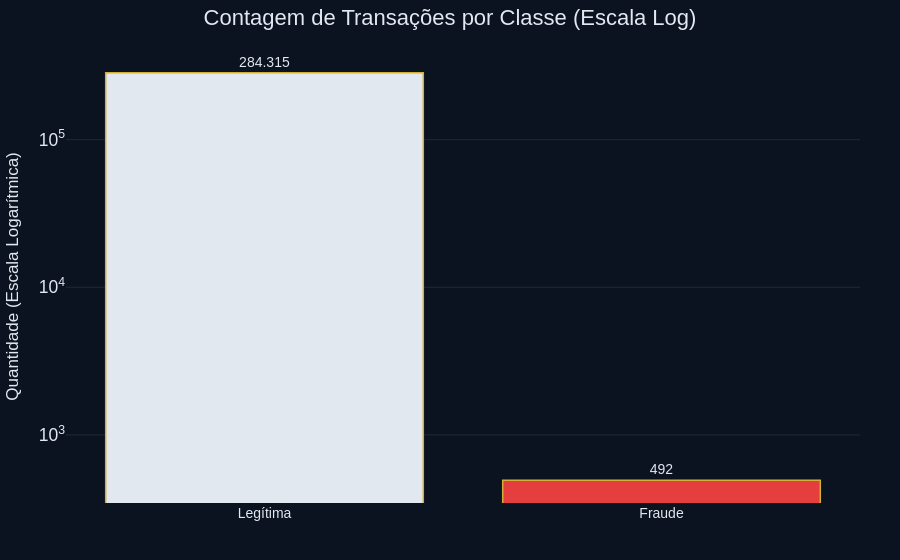

Here is the notebook cell this chart was saved with:
### Code cell
# Gráfico de Barras com contagem em escala logarítmica
fig_bar = px.bar(
    class_counts, 
    x='Class_Name', 
    y='Count', 
    title="Contagem de Transações por Classe (Escala Log)",
    color='Class_Name',
    color_discrete_map={'Legítima': "#E2E8F0", 'Fraude': "#E53E3E"}
)

fig_bar.for_each_trace(
    lambda trace: trace.update(
        marker_line_color="#D4AF37",
        marker_line_width=1.5
    )
)

fig_bar.update_traces(
    textposition="outside",
    texttemplate="%{y:,.0f}",
    hovertemplate="<b>%{x}</b><br>Quantidade: %{y:,.0f} transações<extra></extra>"
)

fig_bar.update_layout(
    separators=",.",
    title=dict(x=0.5, font=dict(size=22, family="Arial", color="#E2E8F0")),
    margin=dict(t=50, b=30, l=60, r=40),
    xaxis_title="",
    yaxis_title="Quantidade (Escala Logarítmica)",
    font=dict(family="Arial", size=14, color="#E2E8F0"),
    plot_bgcolor='#0B1320',
    paper_bgcolor='#0B1320',
    showlegend=False,
    xaxis=dict(showgrid=False, color="#E2E8F0"),
    yaxis=dict(
        type="log",
        dtick=1,
        exponentformat="power",
        showgrid=True, 
        gridcolor="#1E293B", 
        color="#E2E8F0"
    )
)

fig_bar.show()

### Figure 1 — Plotly figure (JSON) as saved in the notebook; plotly's stock layout.template omitted (floating-point values rounded to 4 significant figures)
{"data": [{"hovertemplate": "<b>%{x}</b><br>Quantidade: %{y:,.0f} transações<extra></extra>", "legendgroup": "Legítima", "marker": {"color": "#E2E8F0", "line": {"color": "#D4AF37", "width": 1.5}, "pattern": {"shape": ""}}, "name": "Legítima", "orientation": "v", "showlegend": true, "textposition": "outside", "texttemplate": "%{y:,.0f}", "type": "bar", "x": ["Legítima"], "xaxis": "x", "y": [284315], "yaxis": "y"}, {"hovertemplate": "<b>%{x}</b><br>Quantidade: %{y:,.0f} transações<extra></extra>", "legendgroup": "Fraude", "marker": {"color": "#E53E3E", "line": {"color": "#D4AF37", "width": 1.5}, "pattern": {"shape": ""}}, "name": "Fraude", "orientation": "v", "showlegend": true, "textposition": "outside", "texttemplate": "%{y:,.0f}", "type": "bar", "x": ["Fraude"], "xaxis": "x", "y": [492], "yaxis": "y"}], "layout": {"barmode": "relative", "font": {"color": "#E2E8F0", "family": "Arial", "size": 14}, "legend": {"title": {"text": "Class_Name"}, "tracegroupgap": 0}, "margin": {"b": 30, "l": 60, "r": 40, "t": 50}, "paper_bgcolor": "#0B1320", "plot_bgcolor": "#0B1320", "separators": ",.", "showlegend": false, "title": {"font": {"color": "#E2E8F0", "family": "Arial", "size": 22}, "text": "Contagem de Transações por Classe (Escala Log)", "x": 0.5}, "xaxis": {"anchor": "y", "categoryarray": ["Legítima", "Fraude"], "categoryorder": "array", "color": "#E2E8F0", "domain": [0, 1], "showgrid": false, "title": {"text": ""}}, "yaxis": {"anchor": "x", "color": "#E2E8F0", "domain": [0, 1], "dtick": 1, "exponentformat": "power", "gridcolor": "#1E293B", "showgrid": true, "title": {"text": "Quantidade (Escala Logarítmica)"}, "type": "log"}}}
